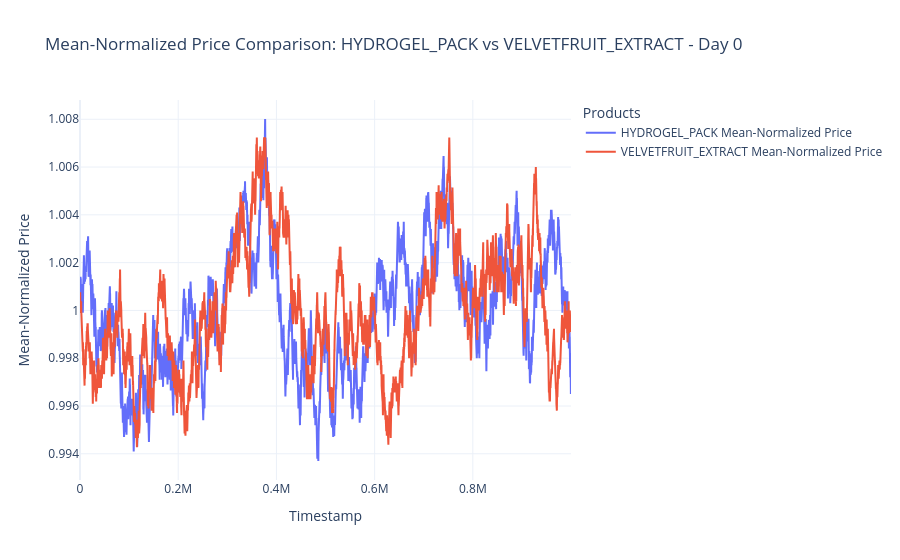
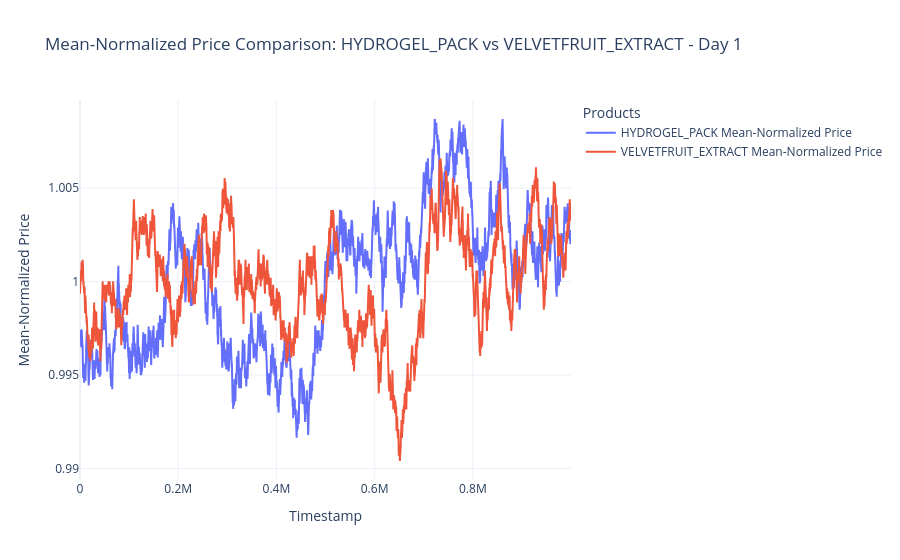
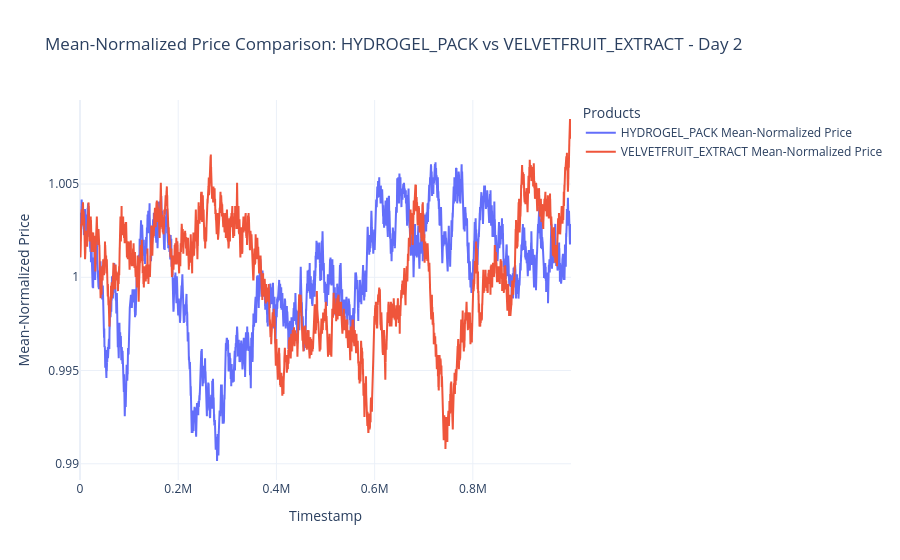

Notebook code for these charts, in order:
### Code cell
# Mean-Normalized Price Comparison
days = [0, 1, 2]
for day in days:
    # Filter for both products
    subset = df_total[(df_total['product'].isin(["HYDROGEL_PACK", "VELVETFRUIT_EXTRACT"])) & (df_total['day'] == day)].copy()
    
    if subset.empty:
        print(f"Skipping day {day}: No data found.")
        continue
    
    # Handle Mid Price
    subset['mid_price'] = subset['mid_price'].replace(0, np.nan)

    # Create the Interactive Plotly Figure
    fig = go.Figure()
    
    for product in ["HYDROGEL_PACK", "VELVETFRUIT_EXTRACT"]:
        prod_subset = subset[subset['product'] == product].copy()
        
        if prod_subset.empty:
            continue
        
        # Normalize price: divide by the mean mid_price
        mean_price = prod_subset['mid_price'].dropna().mean() if not prod_subset['mid_price'].dropna().empty else 1
        prod_subset['normalized_price'] = prod_subset['mid_price'] / mean_price
        
        # Add trace for normalized price
        fig.add_trace(go.Scatter(x=prod_subset['timestamp'], y=prod_subset['normalized_price'], 
                                 name=f'{product} Mean-Normalized Price', mode='lines'))
    
    # Layout Customization
    fig.update_layout(
        title=f'Mean-Normalized Price Comparison: HYDROGEL_PACK vs VELVETFRUIT_EXTRACT - Day {day}',
        xaxis_title='Timestamp',
        yaxis_title='Mean-Normalized Price',
        legend_title='Products',
        template='plotly_white',
        hovermode='x unified'
    )
    
    fig.show()

### Figure 1 — Plotly figure (JSON) as saved in the notebook; plotly's stock layout.template omitted (floating-point values rounded to 4 significant figures; data arrays with more than 128 entries replaced by an {"elided": "..."} marker saying what was removed)
{"data": [{"mode": "lines", "name": "HYDROGEL_PACK Mean-Normalized Price", "type": "scatter", "x": {"elided": "10000 int values"}, "y": {"elided": "10000 float values"}}, {"mode": "lines", "name": "VELVETFRUIT_EXTRACT Mean-Normalized Price", "type": "scatter", "x": {"elided": "10000 int values"}, "y": {"elided": "10000 float values"}}], "layout": {"hovermode": "x unified", "legend": {"title": {"text": "Products"}}, "title": {"text": "Mean-Normalized Price Comparison: HYDROGEL_PACK vs VELVETFRUIT_EXTRACT - Day 0"}, "xaxis": {"title": {"text": "Timestamp"}}, "yaxis": {"title": {"text": "Mean-Normalized Price"}}}}

### Figure 2 — Plotly figure (JSON) as saved in the notebook; plotly's stock layout.template omitted (floating-point values rounded to 4 significant figures; data arrays with more than 128 entries replaced by an {"elided": "..."} marker saying what was removed)
{"data": [{"mode": "lines", "name": "HYDROGEL_PACK Mean-Normalized Price", "type": "scatter", "x": {"elided": "10000 int values"}, "y": {"elided": "10000 float values"}}, {"mode": "lines", "name": "VELVETFRUIT_EXTRACT Mean-Normalized Price", "type": "scatter", "x": {"elided": "10000 int values"}, "y": {"elided": "10000 float values"}}], "layout": {"hovermode": "x unified", "legend": {"title": {"text": "Products"}}, "title": {"text": "Mean-Normalized Price Comparison: HYDROGEL_PACK vs VELVETFRUIT_EXTRACT - Day 1"}, "xaxis": {"title": {"text": "Timestamp"}}, "yaxis": {"title": {"text": "Mean-Normalized Price"}}}}

### Figure 3 — Plotly figure (JSON) as saved in the notebook; plotly's stock layout.template omitted (floating-point values rounded to 4 significant figures; data arrays with more than 128 entries replaced by an {"elided": "..."} marker saying what was removed)
{"data": [{"mode": "lines", "name": "HYDROGEL_PACK Mean-Normalized Price", "type": "scatter", "x": {"elided": "10000 int values"}, "y": {"elided": "10000 float values"}}, {"mode": "lines", "name": "VELVETFRUIT_EXTRACT Mean-Normalized Price", "type": "scatter", "x": {"elided": "10000 int values"}, "y": {"elided": "10000 float values"}}], "layout": {"hovermode": "x unified", "legend": {"title": {"text": "Products"}}, "title": {"text": "Mean-Normalized Price Comparison: HYDROGEL_PACK vs VELVETFRUIT_EXTRACT - Day 2"}, "xaxis": {"title": {"text": "Timestamp"}}, "yaxis": {"title": {"text": "Mean-Normalized Price"}}}}
